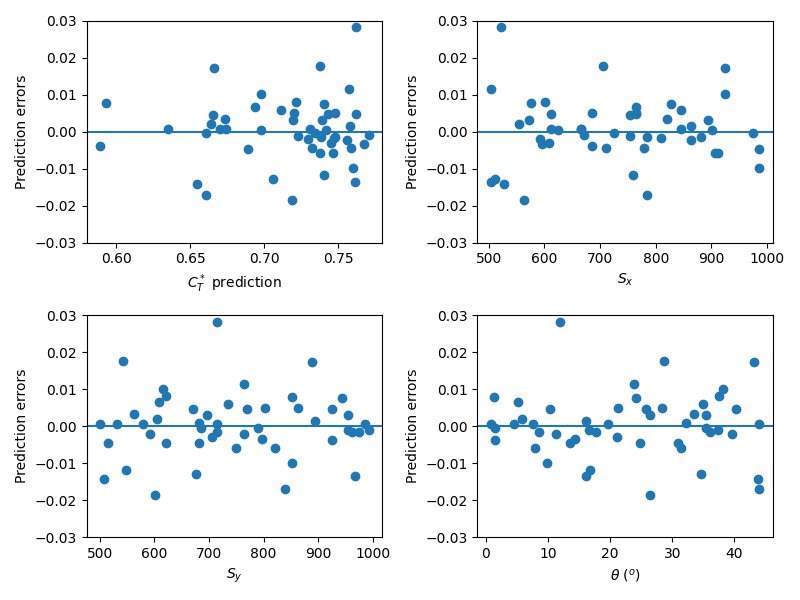

Recreate this plot in Python.
import numpy as np
import matplotlib.pyplot as plt
import statsmodels.api as sm

#load LES results
LES_results = np.genfromtxt('training_data.csv', delimiter=',')

#load statistical model results
stat_model_mean = np.genfromtxt('ctstar_nonlin_statistical_model.csv', delimiter=',')
stat_model_std = np.genfromtxt('ctstar_nonlin_statistical_model_std.csv', delimiter=',')

standardised_errors = (stat_model_mean - LES_results[:,3])/stat_model_std

fig, ax = plt.subplots(nrows=2, ncols=2, figsize=[8,6])
ax[0,0].scatter(stat_model_mean, standardised_errors)
ax[0,0].set_ylim([-3.5,3.5])
ax[0,0].axhline(y=0)
ax[0,0].set_xlabel(r'$C_T^*$ prediction')

ax[0,1].scatter(LES_results[:,0], standardised_errors)
ax[0,1].set_ylim([-3.5,3.5])
ax[0,1].set_xlabel(r'$S_x$')
ax[0,1].axhline(y=0)

ax[1,0].scatter(LES_results[:,1], standardised_errors)
ax[1,0].set_ylim([-3.5,3.5])
ax[1,0].set_xlabel(r'$S_y$')
ax[1,0].axhline(y=0)

ax[1,1].scatter(LES_results[:,2], standardised_errors)
ax[1,1].set_ylim([-3.5,3.5])
ax[1,1].set_xlabel(r'$\theta$ ($^o$)')
ax[1,1].axhline(y=0)

plt.tight_layout()
plt.savefig('gp_diagnostics_standardised.png')
plt.close()

errors = (stat_model_mean - LES_results[:,3])

fig, ax = plt.subplots(nrows=2, ncols=2, figsize=[8,6])
ax[0,0].scatter(stat_model_mean, errors)
#ax[0,0].set_ylim([-3.5,3.5])
ax[0,0].axhline(y=0)
ax[0,0].set_xlabel(r'$C_T^*$ prediction')

ax[0,1].scatter(LES_results[:,0], errors)
#ax[0,1].set_ylim([-3.5,3.5])
ax[0,1].set_xlabel(r'$S_x$')
ax[0,1].axhline(y=0)

ax[1,0].scatter(LES_results[:,1], errors)
#ax[1,0].set_ylim([-3.5,3.5])
ax[1,0].set_xlabel(r'$S_y$')
ax[1,0].axhline(y=0)

ax[1,1].scatter(LES_results[:,2], errors)
#ax[1,1].set_ylim([-3.5,3.5])
ax[1,1].set_xlabel(r'$\theta$ ($^o$)')
ax[1,1].axhline(y=0)

plt.tight_layout()
plt.savefig('gp_diagnostics.png')

fig = sm.qqplot(standardised_errors, line='45')
plt.savefig('qq_plots.png')